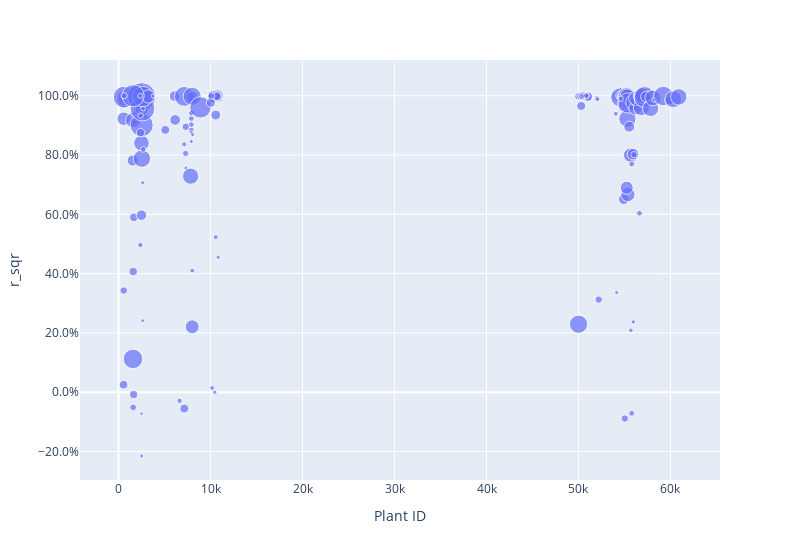

Notebook cell for this chart:
### Code cell
fig = px.scatter(res_df.reset_index(),y='r_sqr',x='index',size='capacity',labels={'index':'Plant ID'},width=800)
fig.update_layout(yaxis_tickformat='.1%')

### Figure 1 — Plotly figure (JSON) as saved in the notebook; plotly's stock layout.template omitted (floating-point values rounded to 4 significant figures; data arrays with more than 128 entries replaced by an {"elided": "..."} marker saying what was removed)
{"data": [{"hovertemplate": "Plant ID=%{x}<br>r_sqr=%{y}<br>capacity=%{marker.size}<extra></extra>", "legendgroup": "", "marker": {"color": "#636efa", "size": {"elided": "188 float values"}, "sizemode": "area", "sizeref": 5.874, "symbol": "circle"}, "mode": "markers", "name": "", "orientation": "h", "showlegend": false, "type": "scatter", "x": {"elided": "188 int values"}, "xaxis": "x", "y": {"elided": "188 float values"}, "yaxis": "y"}], "layout": {"legend": {"itemsizing": "constant", "tracegroupgap": 0}, "margin": {"t": 60}, "width": 800, "xaxis": {"anchor": "y", "domain": [0, 1], "title": {"text": "Plant ID"}}, "yaxis": {"anchor": "x", "domain": [0, 1], "tickformat": ".1%", "title": {"text": "r_sqr"}}}}
